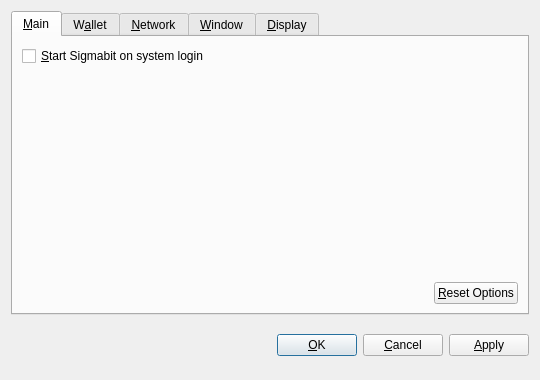
<?xml version="1.0" encoding="UTF-8"?>
<ui version="4.0">
 <class>OptionsDialog</class>
 <widget class="QDialog" name="OptionsDialog">
  <property name="geometry">
   <rect>
    <x>0</x>
    <y>0</y>
    <width>540</width>
    <height>380</height>
   </rect>
  </property>
  <property name="windowTitle">
   <string>Options</string>
  </property>
  <property name="modal">
   <bool>true</bool>
  </property>
  <layout class="QVBoxLayout" name="verticalLayout">
   <item>
    <widget class="QTabWidget" name="tabWidget">
     <property name="tabPosition">
      <enum>QTabWidget::North</enum>
     </property>
     <property name="currentIndex">
      <number>0</number>
     </property>
     <widget class="QWidget" name="tabMain">
      <attribute name="title">
       <string>&amp;Main</string>
      </attribute>
      <layout class="QVBoxLayout" name="verticalLayout_Main">
       <item>
        <widget class="QCheckBox" name="bitcoinAtStartup">
         <property name="toolTip">
          <string>Automatically start Sigmabit after logging in to the system.</string>
         </property>
         <property name="text">
          <string>&amp;Start Sigmabit on system login</string>
         </property>
        </widget>
       </item>
       <item>
        <spacer name="verticalSpacer_Main">
         <property name="orientation">
          <enum>Qt::Vertical</enum>
         </property>
         <property name="sizeHint" stdset="0">
          <size>
           <width>20</width>
           <height>40</height>
          </size>
         </property>
        </spacer>
       </item>
       <item>
        <layout class="QHBoxLayout" name="horizontalLayout_2_Main">
         <item>
          <spacer name="horizontalSpacer_2_Main">
           <property name="orientation">
            <enum>Qt::Horizontal</enum>
           </property>
           <property name="sizeHint" stdset="0">
            <size>
             <width>40</width>
             <height>20</height>
            </size>
           </property>
          </spacer>
         </item>
         <item>
          <widget class="QPushButton" name="resetButton">
           <property name="toolTip">
            <string>Reset all client options to default.</string>
           </property>
           <property name="text">
            <string>&amp;Reset Options</string>
           </property>
           <property name="autoDefault">
            <bool>false</bool>
           </property>
          </widget>
         </item>
        </layout>
       </item>
      </layout>
     </widget>
     <widget class="QWidget" name="tabWallet">
      <attribute name="title">
       <string>W&amp;allet</string>
      </attribute>
      <layout class="QVBoxLayout" name="verticalLayout_Network">
       <item>
        <widget class="QLabel" name="transactionFeeInfoLabel">
         <property name="text">
          <string>Optional transaction fee per kB that helps make sure your transactions are processed quickly. Most transactions are 1 kB.</string>
         </property>
         <property name="textFormat">
          <enum>Qt::PlainText</enum>
         </property>
         <property name="wordWrap">
          <bool>true</bool>
         </property>
        </widget>
       </item>
       <item>
        <layout class="QHBoxLayout" name="horizontalLayout_1_Main">
         <item>
          <widget class="QLabel" name="transactionFeeLabel">
           <property name="text">
            <string>Pay transaction &amp;fee</string>
           </property>
           <property name="textFormat">
            <enum>Qt::PlainText</enum>
           </property>
           <property name="buddy">
            <cstring>transactionFee</cstring>
           </property>
          </widget>
         </item>
         <item>
          <widget class="BitcoinAmountField" name="transactionFee"/>
         </item>
         <item>
          <spacer name="horizontalSpacer_1_Main">
           <property name="orientation">
            <enum>Qt::Horizontal</enum>
           </property>
           <property name="sizeHint" stdset="0">
            <size>
             <width>40</width>
             <height>20</height>
            </size>
           </property>
          </spacer>
         </item>
        </layout>
       </item>
       <item>
        <widget class="QLabel" name="label">
         <property name="text">
          <string>If you disable the spending of unconfirmed change, the change from a transaction cannot be used until that transaction has at least one confirmation. This also affects how your balance is computed.</string>
         </property>
         <property name="wordWrap">
          <bool>true</bool>
         </property>
        </widget>
       </item>
       <item>
        <widget class="QCheckBox" name="spendZeroConfChange">
         <property name="text">
          <string>Spend unconfirmed change  (experts only)</string>
         </property>
        </widget>
       </item>
       <item>
        <spacer name="verticalSpacer">
         <property name="orientation">
          <enum>Qt::Vertical</enum>
         </property>
         <property name="sizeHint" stdset="0">
          <size>
           <width>20</width>
           <height>40</height>
          </size>
         </property>
        </spacer>
       </item>
      </layout>
     </widget>
     <widget class="QWidget" name="tabNetwork">
      <attribute name="title">
       <string>&amp;Network</string>
      </attribute>
      <layout class="QVBoxLayout" name="verticalLayout_Network">
       <item>
        <widget class="QCheckBox" name="mapPortUpnp">
         <property name="toolTip">
          <string>Automatically open the Sigmabit client port on the router. This only works when your router supports UPnP and it is enabled.</string>
         </property>
         <property name="text">
          <string>Map port using &amp;UPnP</string>
         </property>
        </widget>
       </item>
       <item>
        <widget class="QCheckBox" name="connectSocks">
         <property name="toolTip">
          <string>Connect to the Sigmabit network through a SOCKS proxy (e.g. when connecting through Tor).</string>
         </property>
         <property name="text">
          <string>&amp;Connect through SOCKS proxy:</string>
         </property>
        </widget>
       </item>
       <item>
        <layout class="QHBoxLayout" name="horizontalLayout_Network">
         <item>
          <widget class="QLabel" name="proxyIpLabel">
           <property name="text">
            <string>Proxy &amp;IP:</string>
           </property>
           <property name="textFormat">
            <enum>Qt::PlainText</enum>
           </property>
           <property name="buddy">
            <cstring>proxyIp</cstring>
           </property>
          </widget>
         </item>
         <item>
          <widget class="QValidatedLineEdit" name="proxyIp">
           <property name="maximumSize">
            <size>
             <width>140</width>
             <height>16777215</height>
            </size>
           </property>
           <property name="toolTip">
            <string>IP address of the proxy (e.g. 127.0.0.1)</string>
           </property>
          </widget>
         </item>
         <item>
          <widget class="QLabel" name="proxyPortLabel">
           <property name="text">
            <string>&amp;Port:</string>
           </property>
           <property name="textFormat">
            <enum>Qt::PlainText</enum>
           </property>
           <property name="buddy">
            <cstring>proxyPort</cstring>
           </property>
          </widget>
         </item>
         <item>
          <widget class="QLineEdit" name="proxyPort">
           <property name="maximumSize">
            <size>
             <width>55</width>
             <height>16777215</height>
            </size>
           </property>
           <property name="toolTip">
            <string>Port of the proxy (e.g. 9050)</string>
           </property>
          </widget>
         </item>
         <item>
          <widget class="QLabel" name="socksVersionLabel">
           <property name="text">
            <string>SOCKS &amp;Version:</string>
           </property>
           <property name="textFormat">
            <enum>Qt::PlainText</enum>
           </property>
           <property name="buddy">
            <cstring>socksVersion</cstring>
           </property>
          </widget>
         </item>
         <item>
          <widget class="QValueComboBox" name="socksVersion">
           <property name="toolTip">
            <string>SOCKS version of the proxy (e.g. 5)</string>
           </property>
          </widget>
         </item>
         <item>
          <spacer name="horizontalSpacer_Network">
           <property name="orientation">
            <enum>Qt::Horizontal</enum>
           </property>
           <property name="sizeHint" stdset="0">
            <size>
             <width>40</width>
             <height>20</height>
            </size>
           </property>
          </spacer>
         </item>
        </layout>
       </item>
       <item>
        <spacer name="verticalSpacer_Network">
         <property name="orientation">
          <enum>Qt::Vertical</enum>
         </property>
         <property name="sizeHint" stdset="0">
          <size>
           <width>20</width>
           <height>40</height>
          </size>
         </property>
        </spacer>
       </item>
      </layout>
     </widget>
     <widget class="QWidget" name="tabWindow">
      <attribute name="title">
       <string>&amp;Window</string>
      </attribute>
      <layout class="QVBoxLayout" name="verticalLayout_Window">
       <item>
        <widget class="QCheckBox" name="minimizeToTray">
         <property name="toolTip">
          <string>Show only a tray icon after minimizing the window.</string>
         </property>
         <property name="text">
          <string>&amp;Minimize to the tray instead of the taskbar</string>
         </property>
        </widget>
       </item>
       <item>
        <widget class="QCheckBox" name="minimizeOnClose">
         <property name="toolTip">
          <string>Minimize instead of exit the application when the window is closed. When this option is enabled, the application will be closed only after selecting Quit in the menu.</string>
         </property>
         <property name="text">
          <string>M&amp;inimize on close</string>
         </property>
        </widget>
       </item>
       <item>
        <spacer name="verticalSpacer_Window">
         <property name="orientation">
          <enum>Qt::Vertical</enum>
         </property>
         <property name="sizeHint" stdset="0">
          <size>
           <width>20</width>
           <height>40</height>
          </size>
         </property>
        </spacer>
       </item>
      </layout>
     </widget>
     <widget class="QWidget" name="tabDisplay">
      <attribute name="title">
       <string>&amp;Display</string>
      </attribute>
      <layout class="QVBoxLayout" name="verticalLayout_Display">
       <item>
        <layout class="QHBoxLayout" name="horizontalLayout_1_Display">
         <item>
          <widget class="QLabel" name="langLabel">
           <property name="text">
            <string>User Interface &amp;language:</string>
           </property>
           <property name="textFormat">
            <enum>Qt::PlainText</enum>
           </property>
           <property name="buddy">
            <cstring>lang</cstring>
           </property>
          </widget>
         </item>
         <item>
          <widget class="QValueComboBox" name="lang">
           <property name="toolTip">
            <string>The user interface language can be set here. This setting will take effect after restarting Sigmabit.</string>
           </property>
          </widget>
         </item>
        </layout>
       </item>
       <item>
        <layout class="QHBoxLayout" name="horizontalLayout_2_Display">
         <item>
          <widget class="QLabel" name="unitLabel">
           <property name="text">
            <string>&amp;Unit to show amounts in:</string>
           </property>
           <property name="textFormat">
            <enum>Qt::PlainText</enum>
           </property>
           <property name="buddy">
            <cstring>unit</cstring>
           </property>
          </widget>
         </item>
         <item>
          <widget class="QValueComboBox" name="unit">
           <property name="toolTip">
            <string>Choose the default subdivision unit to show in the interface and when sending coins.</string>
           </property>
          </widget>
         </item>
        </layout>
       </item>
       <item>
        <widget class="QCheckBox" name="displayAddresses">
         <property name="toolTip">
          <string>Whether to show Sigmabit addresses in the transaction list or not.</string>
         </property>
         <property name="text">
          <string>&amp;Display addresses in transaction list</string>
         </property>
        </widget>
       </item>
       <item>
        <widget class="QCheckBox" name="coinControlFeatures">
         <property name="toolTip">
          <string>Whether to show coin control features or not.</string>
         </property>
         <property name="text">
          <string>Display coin &amp;control features (experts only!)</string>
         </property>
        </widget>
       </item>
       <item>
        <spacer name="verticalSpacer_Display">
         <property name="orientation">
          <enum>Qt::Vertical</enum>
         </property>
         <property name="sizeHint" stdset="0">
          <size>
           <width>20</width>
           <height>40</height>
          </size>
         </property>
        </spacer>
       </item>
      </layout>
     </widget>
    </widget>
   </item>
   <item>
    <layout class="QHBoxLayout" name="horizontalLayout_Buttons">
     <item>
      <spacer name="horizontalSpacer_1">
       <property name="orientation">
        <enum>Qt::Horizontal</enum>
       </property>
       <property name="sizeHint" stdset="0">
        <size>
         <width>40</width>
         <height>48</height>
        </size>
       </property>
      </spacer>
     </item>
     <item>
      <widget class="QLabel" name="statusLabel">
       <property name="font">
        <font>
         <weight>75</weight>
         <bold>true</bold>
        </font>
       </property>
       <property name="text">
        <string/>
       </property>
       <property name="textFormat">
        <enum>Qt::PlainText</enum>
       </property>
       <property name="wordWrap">
        <bool>true</bool>
       </property>
      </widget>
     </item>
     <item>
      <spacer name="horizontalSpacer_2">
       <property name="orientation">
        <enum>Qt::Horizontal</enum>
       </property>
       <property name="sizeHint" stdset="0">
        <size>
         <width>40</width>
         <height>48</height>
        </size>
       </property>
      </spacer>
     </item>
     <item>
      <widget class="QPushButton" name="okButton">
       <property name="text">
        <string>&amp;OK</string>
       </property>
      </widget>
     </item>
     <item>
      <widget class="QPushButton" name="cancelButton">
       <property name="text">
        <string>&amp;Cancel</string>
       </property>
       <property name="autoDefault">
        <bool>false</bool>
       </property>
      </widget>
     </item>
     <item>
      <widget class="QPushButton" name="applyButton">
       <property name="text">
        <string>&amp;Apply</string>
       </property>
       <property name="autoDefault">
        <bool>false</bool>
       </property>
      </widget>
     </item>
    </layout>
   </item>
  </layout>
 </widget>
 <customwidgets>
  <customwidget>
   <class>BitcoinAmountField</class>
   <extends>QSpinBox</extends>
   <header>bitcoinamountfield.h</header>
  </customwidget>
  <customwidget>
   <class>QValueComboBox</class>
   <extends>QComboBox</extends>
   <header>qvaluecombobox.h</header>
  </customwidget>
  <customwidget>
   <class>QValidatedLineEdit</class>
   <extends>QLineEdit</extends>
   <header>qvalidatedlineedit.h</header>
  </customwidget>
 </customwidgets>
 <resources/>
 <connections/>
</ui>
